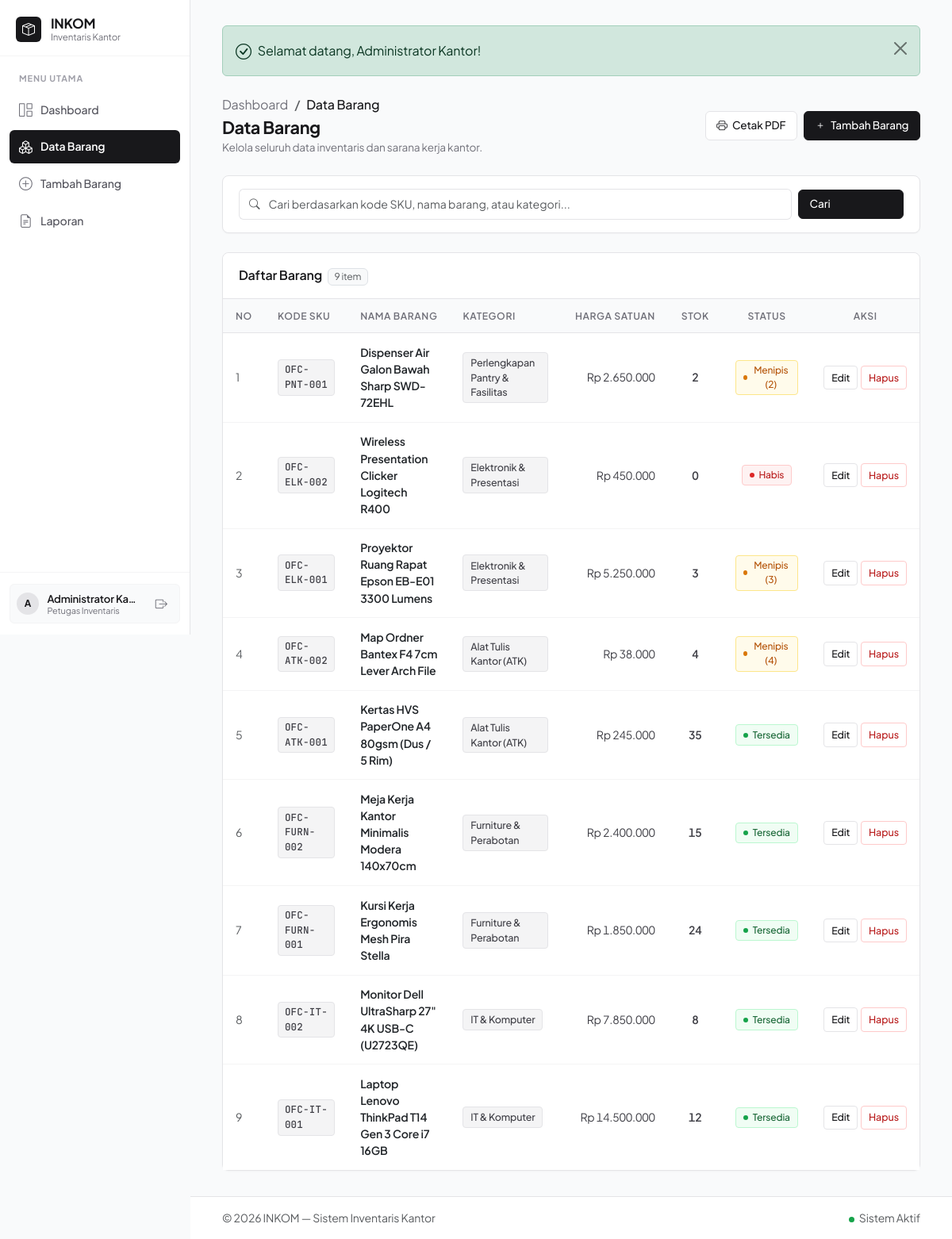
Page /barang.php (signed in) on the committed database.
### tables this page shows
CREATE TABLE IF NOT EXISTS barang (
    id INT AUTO_INCREMENT PRIMARY KEY,
    kode VARCHAR(20) NOT NULL UNIQUE,
    nama VARCHAR(100) NOT NULL,
    kategori VARCHAR(50) NOT NULL,
    harga DECIMAL(12, 2) NOT NULL,
    stok INT NOT NULL,
    created_at TIMESTAMP DEFAULT CURRENT_TIMESTAMP,
    updated_at TIMESTAMP DEFAULT CURRENT_TIMESTAMP ON UPDATE CURRENT_TIMESTAMP
);

### includes/auth.php (called while the page is built, shortened)
<?php
function escape($data) {
    return htmlspecialchars($data ?? '', ENT_QUOTES, 'UTF-8');
}
function format_rupiah($angka) {
    return 'Rp ' . number_format((float)$angka, 0, ',', '.');
}

### includes/crud.php (called while the page is built, shortened)
<?php
function ambil_semua_barang($koneksi, $keyword = null) {
    if (!empty($keyword)) {
        $param = '%' . $keyword . '%';
        $stmt = mysqli_prepare($koneksi, "SELECT * FROM barang WHERE kode LIKE ? OR nama LIKE ? OR kategori LIKE ? ORDER BY id DESC");
        mysqli_stmt_bind_param($stmt, "sss", $param, $param, $param);
    } else {
        $stmt = mysqli_prepare($koneksi, "SELECT * FROM barang ORDER BY id DESC");
    }
    mysqli_stmt_execute($stmt);
    $result = mysqli_stmt_get_result($stmt);
    $data = [];
    while ($row = mysqli_fetch_assoc($result)) {
        $data[] = $row;
    }
    return $data;
}
function get_status_stok($stok) {
    if ($stok <= 0) {
        return ['class' => 'status-danger', 'label' => 'Habis'];
    } elseif ($stok <= 5) {
        return ['class' => 'status-warning', 'label' => 'Menipis (' . $stok . ')'];
    } else {
        return ['class' => 'status-safe', 'label' => 'Tersedia'];
    }
}

### barang.php (the view, shortened to what this page needs)
<?php
require_once __DIR__ . '/config/database.php';
require_once __DIR__ . '/includes/auth.php';
require_once __DIR__ . '/includes/crud.php';
$keyword = trim($_GET['cari'] ?? '');
$daftar_barang = ambil_semua_barang($koneksi, $keyword);
require_once __DIR__ . '/includes/header.php';
?>
<div class="d-flex flex-column flex-md-row justify-content-between align-items-md-center gap-3 mb-4">
    <div>
        <nav aria-label="breadcrumb">
            <ol class="breadcrumb mb-1 small">
                <li class="breadcrumb-item"><a href="dashboard.php">Dashboard</a></li>
                <li class="breadcrumb-item active" aria-current="page">Data Barang</li>
            </ol>
        </nav>
        <h2 class="page-header-title">Data Barang</h2>
        <p class="page-header-subtitle">Kelola seluruh data inventaris dan sarana kerja kantor.</p>
    </div>
    <div class="d-flex gap-2">
        <a href="cetak_laporan.php" target="_blank" class="btn btn-outline-secondary">
            <i class="bi bi-printer"></i>
            <span>Cetak PDF</span>
        </a>
        <a href="barang_tambah.php" class="btn btn-primary">
            <i class="bi bi-plus"></i>
            <span>Tambah Barang</span>
        </a>
    </div>
</div>
<div class="card mb-4">
    <div class="card-body py-3">
        <form method="GET" action="barang.php" class="row g-2 align-items-center">
            <div class="col-md-10 col-sm-9">
                <div class="input-group">
                    <span class="input-group-text bg-white border-end-0">
                        <i class="bi bi-search text-muted"></i>
                    </span>
                    <input type="text" class="form-control border-start-0 ps-0" name="cari" placeholder="Cari berdasarkan kode SKU, nama barang, atau kategori..." value="<?= escape($keyword) ?>">
                </div>
            </div>
            <div class="col-md-2 col-sm-3 d-flex gap-2">
                <button type="submit" class="btn btn-primary flex-grow-1">Cari</button>
            </div>
        </form>
    </div>
</div>
<div class="card">
    <div class="card-header bg-white d-flex justify-content-between align-items-center py-3">
        <div class="fw-semibold">
            Daftar Barang
            <span class="badge bg-light text-muted border ms-1 fw-normal"><?= count($daftar_barang) ?> item</span>
        </div>
    </div>
    <div class="card-body p-0">
        <div class="table-responsive">
            <table class="table clean-table align-middle">
                <thead>
                    <tr>
                        <th class="ps-3" style="width: 50px;">No</th>
                        <th style="width: 140px;">Kode SKU</th>
                        <th>Nama Barang</th>
                        <th style="width: 180px;">Kategori</th>
                        <th class="text-end" style="width: 150px;">Harga Satuan</th>
                        <th class="text-center" style="width: 80px;">Stok</th>
                        <th class="text-center" style="width: 120px;">Status</th>
                        <th class="text-center pe-3" style="width: 130px;">Aksi</th>
                    </tr>
                </thead>
                <tbody>
                    <?php if (empty($daftar_barang)): ?>
                        <tr>
                            <td colspan="8" class="text-center py-5 text-muted">
                                <?= !empty($keyword) ? 'Tidak ada data barang yang sesuai dengan kata kunci.' : 'Belum ada data barang.' ?>
                            </td>
                        </tr>
                    <?php else: ?>
                        <?php foreach ($daftar_barang as $index => $item):
                            $status_stok = get_status_stok((int)$item['stok']);
                        ?>
                            <tr>
                                <td class="ps-3 text-muted small"><?= $index + 1 ?></td>
                                <td>
                                    <span class="badge-sku"><?= escape($item['kode']) ?></span>
                                </td>
                                <td>
                                    <span class="fw-semibold text-dark"><?= escape($item['nama']) ?></span>
                                </td>
                                <td>
                                    <span class="badge-category-neutral"><?= escape($item['kategori']) ?></span>
                                </td>
                                <td class="text-end" style="font-variant-numeric: tabular-nums;">
                                    <?= format_rupiah($item['harga']) ?>
                                </td>
                                <td class="text-center fw-semibold" style="font-variant-numeric: tabular-nums;">
                                    <?= number_format($item['stok'], 0, ',', '.') ?>
                                </td>
                                <td class="text-center">
                                    <span class="status-pill <?= $status_stok['class'] ?>">
                                        <?= $status_stok['label'] ?>
                                    </span>
                                </td>
                                <td class="text-center pe-3">
                                    <div class="d-inline-flex gap-1">
                                        <a href="barang_edit.php?id=<?= (int)$item['id'] ?>" class="btn btn-sm btn-outline-secondary">
                                            Edit
                                        </a>
                                        <form method="POST" action="barang_hapus.php" onsubmit="return confirm('Apakah Anda yakin ingin menghapus barang <?= escape($item['kode']) ?> - <?= escape($item['nama']) ?>?');" style="display:inline;">
                                            <button type="submit" class="btn btn-sm btn-outline-danger">
                                                Hapus
                                            </button>
                                        </form>
                                    </div>
                                </td>
                            </tr>
                        <?php endforeach; ?>
                    <?php endif; ?>
                </tbody>
            </table>
        </div>
    </div>
</div>
<?php require_once __DIR__ . '/includes/footer.php'; ?>

### rows in the picture
barang: kode "OFC-PNT-001", nama "Dispenser Air Galon Bawah Sharp SWD-72EHL", kategori "Perlengkapan Pantry & Fasilitas", harga "Rp 2.650.000", stok "2", stok "Menipis (2)"
barang: kode "OFC-ELK-002", nama "Wireless Presentation Clicker Logitech R400", kategori "Elektronik & Presentasi", harga "Rp 450.000", stok "0", stok "Habis"
barang: kode "OFC-ELK-001", nama "Proyektor Ruang Rapat Epson EB-E01 3300 Lumens", kategori "Elektronik & Presentasi", harga "Rp 5.250.000", stok "3", stok "Menipis (3)"
barang: kode "OFC-ATK-002", nama "Map Ordner Bantex F4 7cm Lever Arch File", kategori "Alat Tulis Kantor (ATK)", harga "Rp 38.000", stok "4", stok "Menipis (4)"
barang: kode "OFC-ATK-001", nama "Kertas HVS PaperOne A4 80gsm (Dus / 5 Rim)", kategori "Alat Tulis Kantor (ATK)", harga "Rp 245.000", stok "35", stok "Tersedia"
barang: kode "OFC-FURN-002", nama "Meja Kerja Kantor Minimalis Modera 140x70cm", kategori "Furniture & Perabotan", harga "Rp 2.400.000", stok "15", stok "Tersedia"
barang: kode "OFC-FURN-001", nama "Kursi Kerja Ergonomis Mesh Pira Stella", kategori "Furniture & Perabotan", harga "Rp 1.850.000", stok "24", stok "Tersedia"
barang: kode "OFC-IT-002", nama "Monitor Dell UltraSharp 27\" 4K USB-C (U2723QE)", kategori "IT & Komputer", harga "Rp 7.850.000", stok "8", stok "Tersedia"
barang: kode "OFC-IT-001", nama "Laptop Lenovo ThinkPad T14 Gen 3 Core i7 16GB", kategori "IT & Komputer", harga "Rp 14.500.000", stok "12", stok "Tersedia"

### other values in the picture
$user_initial "A"
$user_display_name "Administrator Ka…"
$user_role "Petugas Inventaris"
$flash['pesan'] "Selamat datang, Administrator Kantor!"
count($daftar_barang) "9"
